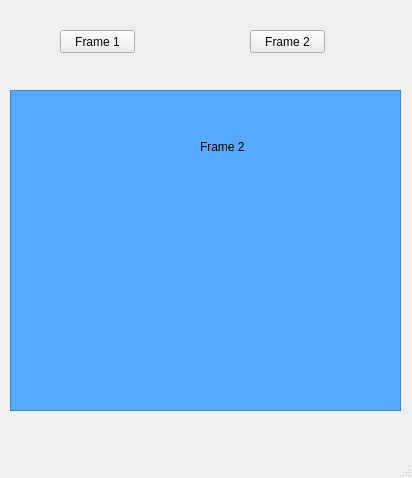
<?xml version="1.0" encoding="UTF-8"?>
<ui version="4.0">
 <class>MainWindow</class>
 <widget class="QMainWindow" name="MainWindow">
  <property name="geometry">
   <rect>
    <x>0</x>
    <y>0</y>
    <width>412</width>
    <height>478</height>
   </rect>
  </property>
  <property name="windowTitle">
   <string>MainWindow</string>
  </property>
  <widget class="QWidget" name="centralwidget">
   <widget class="QFrame" name="frame">
    <property name="geometry">
     <rect>
      <x>10</x>
      <y>90</y>
      <width>391</width>
      <height>321</height>
     </rect>
    </property>
    <property name="styleSheet">
     <string notr="true">background-color: rgb(85, 255, 127);
background-color: rgb(255, 255, 255);</string>
    </property>
    <property name="frameShape">
     <enum>QFrame::StyledPanel</enum>
    </property>
    <property name="frameShadow">
     <enum>QFrame::Raised</enum>
    </property>
    <widget class="QPushButton" name="pushButton">
     <property name="geometry">
      <rect>
       <x>60</x>
       <y>110</y>
       <width>75</width>
       <height>23</height>
      </rect>
     </property>
     <property name="text">
      <string>PushButton</string>
     </property>
    </widget>
    <widget class="QLabel" name="label">
     <property name="geometry">
      <rect>
       <x>70</x>
       <y>60</y>
       <width>47</width>
       <height>13</height>
      </rect>
     </property>
     <property name="text">
      <string>Frame 1</string>
     </property>
    </widget>
    <widget class="QFrame" name="frame_2">
     <property name="geometry">
      <rect>
       <x>0</x>
       <y>0</y>
       <width>391</width>
       <height>321</height>
      </rect>
     </property>
     <property name="styleSheet">
      <string notr="true">background-color: rgb(85, 170, 255);</string>
     </property>
     <property name="frameShape">
      <enum>QFrame::StyledPanel</enum>
     </property>
     <property name="frameShadow">
      <enum>QFrame::Raised</enum>
     </property>
     <widget class="QLabel" name="label_2">
      <property name="geometry">
       <rect>
        <x>190</x>
        <y>50</y>
        <width>47</width>
        <height>13</height>
       </rect>
      </property>
      <property name="text">
       <string>Frame 2</string>
      </property>
     </widget>
    </widget>
   </widget>
   <widget class="QPushButton" name="pushButton_2">
    <property name="geometry">
     <rect>
      <x>60</x>
      <y>30</y>
      <width>75</width>
      <height>23</height>
     </rect>
    </property>
    <property name="text">
     <string>Frame 1</string>
    </property>
   </widget>
   <widget class="QPushButton" name="pushButton_3">
    <property name="geometry">
     <rect>
      <x>250</x>
      <y>30</y>
      <width>75</width>
      <height>23</height>
     </rect>
    </property>
    <property name="text">
     <string>Frame 2</string>
    </property>
   </widget>
  </widget>
  <widget class="QMenuBar" name="menubar">
   <property name="geometry">
    <rect>
     <x>0</x>
     <y>0</y>
     <width>412</width>
     <height>21</height>
    </rect>
   </property>
  </widget>
  <widget class="QStatusBar" name="statusbar"/>
 </widget>
 <resources/>
 <connections/>
</ui>
